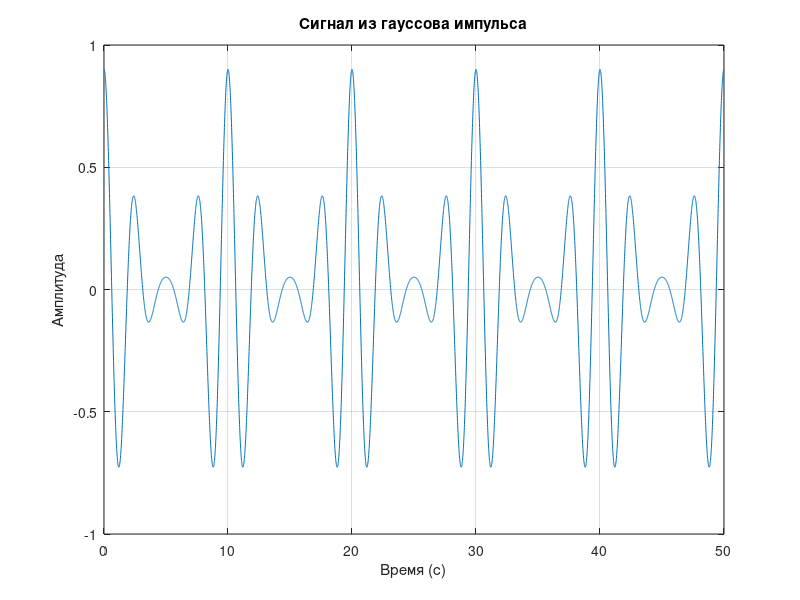

The MATLAB script that drew this image:
% Создаем вектор времени от 0 до 50 с шагом 0.01
t = 0:0.01:50;

% Создаем вектор позиций от 0 до 50 с шагом 10
d = [0:10:50];

% Генерируем сигнал с использованием функции pulstran
% Сигнал представляет собой гауссов импульс с параметрами ширины 0.4 и смещения 0.5 на указанных позициях
y2 = 0.9 * pulstran(t, d, 'gauspuls', 0.4, 0.5);

% Строим график сгенерированного сигнала
plot(t, y2), grid;

% Добавляем подписи к осям для ясности
xlabel('Время (с)');
ylabel('Амплитуда');
title('Сигнал из гауссова импульса');

